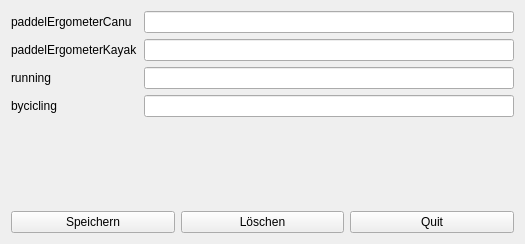
<?xml version="1.0" encoding="UTF-8"?>
<ui version="4.0">
 <class>CardioDialog</class>
 <widget class="QWidget" name="CardioDialog">
  <property name="geometry">
   <rect>
    <x>0</x>
    <y>0</y>
    <width>525</width>
    <height>244</height>
   </rect>
  </property>
  <property name="windowTitle">
   <string>Form</string>
  </property>
  <layout class="QVBoxLayout" name="verticalLayout">
   <item>
    <layout class="QFormLayout" name="formLayout">
     <item row="0" column="0">
      <widget class="QLabel" name="paddelErgometerCanuLabel">
       <property name="text">
        <string>paddelErgometerCanu</string>
       </property>
      </widget>
     </item>
     <item row="0" column="1">
      <widget class="QLineEdit" name="paddelErgometerCanuLineEdit"/>
     </item>
     <item row="1" column="0">
      <widget class="QLabel" name="paddelErgometerKayakLabel">
       <property name="text">
        <string>paddelErgometerKayak</string>
       </property>
      </widget>
     </item>
     <item row="2" column="0">
      <widget class="QLabel" name="runningLabel">
       <property name="text">
        <string>running</string>
       </property>
      </widget>
     </item>
     <item row="3" column="0">
      <widget class="QLabel" name="byciclingLabel">
       <property name="text">
        <string>bycicling</string>
       </property>
      </widget>
     </item>
     <item row="1" column="1">
      <widget class="QLineEdit" name="paddelErgometerKayakLineEdit"/>
     </item>
     <item row="2" column="1">
      <widget class="QLineEdit" name="runningLineEdit"/>
     </item>
     <item row="3" column="1">
      <widget class="QLineEdit" name="byciclingLineEdit"/>
     </item>
    </layout>
   </item>
   <item>
    <layout class="QHBoxLayout" name="horizontalLayout">
     <item>
      <widget class="QPushButton" name="saveButton">
       <property name="text">
        <string>Speichern</string>
       </property>
      </widget>
     </item>
     <item>
      <widget class="QPushButton" name="delButton">
       <property name="text">
        <string>Löschen</string>
       </property>
      </widget>
     </item>
     <item>
      <widget class="QPushButton" name="quitButton">
       <property name="text">
        <string>Quit</string>
       </property>
      </widget>
     </item>
    </layout>
   </item>
  </layout>
 </widget>
 <resources/>
 <connections/>
</ui>
